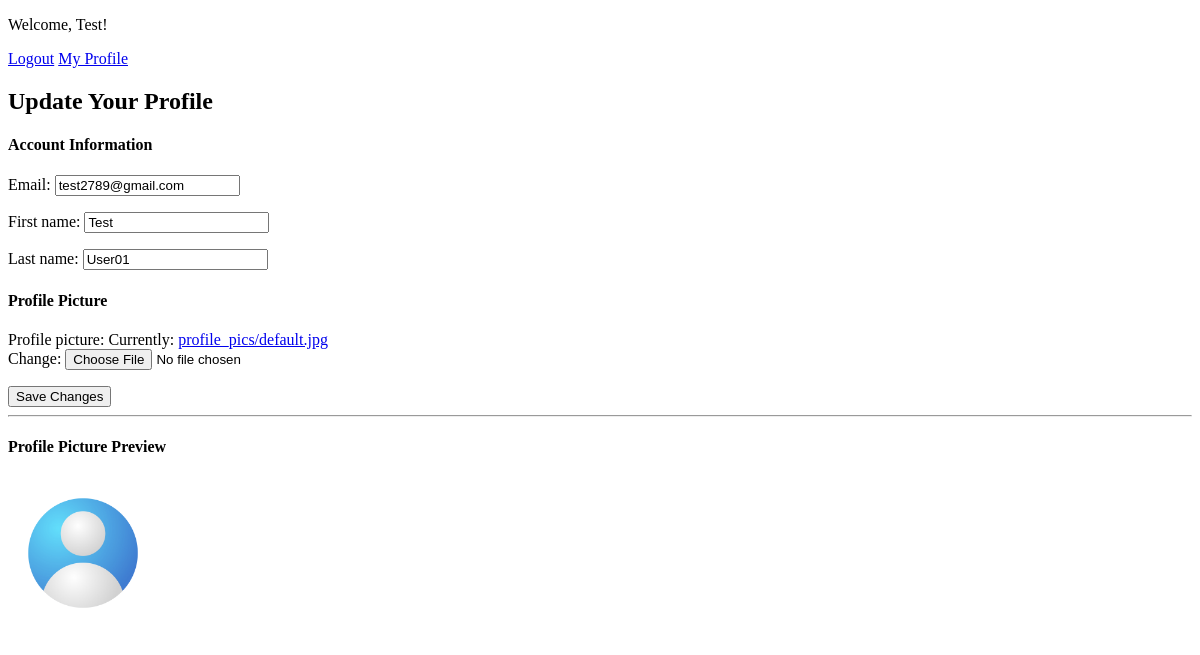
Page /users/profile/ (signed in) on the earlier database version.
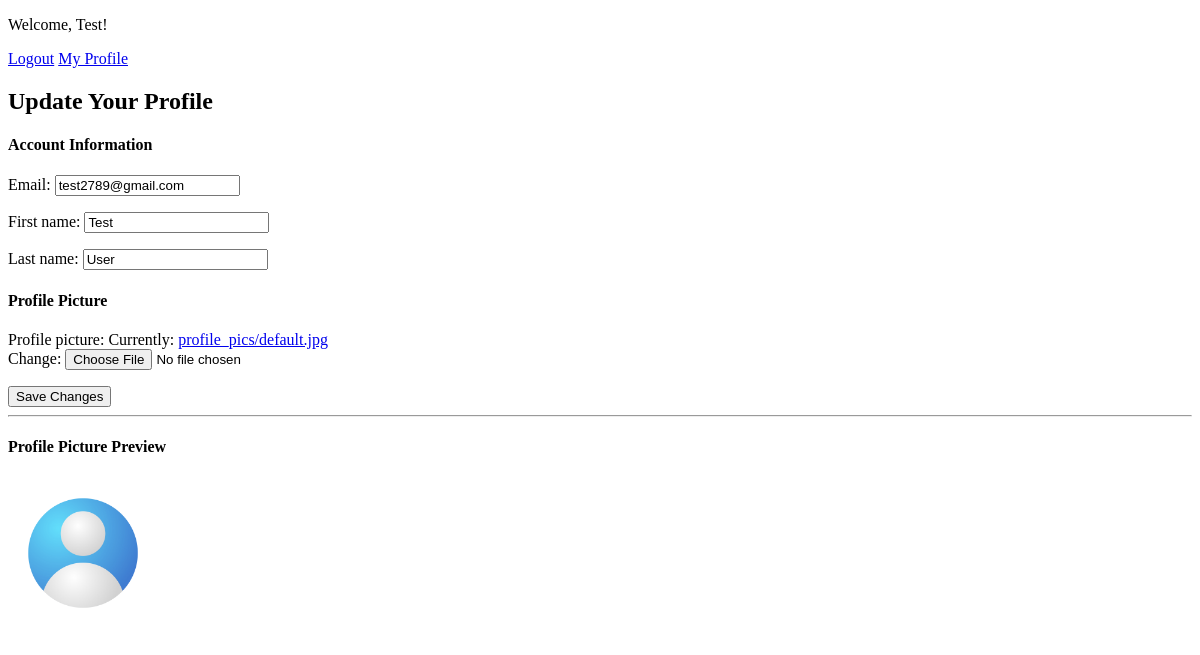
Same page on the later database version.
### users/models.py (models this page shows, shortened)
class CustomUser(AbstractBaseUser, PermissionsMixin):
    email = models.EmailField(unique=True)
    first_name = models.CharField(max_length=50)
    last_name = models.CharField(max_length=50)
    is_active = models.BooleanField(default=False)
    is_staff = models.BooleanField(default=False)
    date_joined = models.DateTimeField(auto_now_add=True)
    role = models.CharField(max_length=20, choices=[
        ('student', 'Student'),
        ('admin', 'Admin'),
    ], default='student')
    otp = models.CharField(max_length=6, null=True, blank=True)
    otp_created_at = models.DateTimeField(null=True, blank=True)
    objects = CustomUserManager()
    USERNAME_FIELD = 'email'
    REQUIRED_FIELDS = ['first_name', 'last_name']

class Profile(models.Model):
    user = models.OneToOneField(CustomUser, on_delete=models.CASCADE, related_name='profile')
    bio = models.TextField(blank=True, null=True)
    profile_picture = models.ImageField(upload_to="profile_pics/", default="profile_pics/default.jpg")

### users/views.py (the view)
# urls.py: path("profile/", views.profile, name="profile"),
@login_required
def profile(request):
    if not hasattr(request.user, 'profile'):
        Profile.objects.get_or_create(user=request.user)
    if request.method == "POST":
        user_form = UserUpdateForm(request.POST, instance=request.user)
        profile_form = ProfileUpdateForm(request.POST, request.FILES, instance=request.user.profile)
        if user_form.is_valid() and profile_form.is_valid():
            user_form.save()
            profile_form.save()
            messages.success(request, "Your profile has been successfully updated!")
            return redirect("profile")
        else:
            messages.error(request, "Please correct the errors below.")
    else:
        user_form = UserUpdateForm(instance=request.user)
        profile_form = ProfileUpdateForm(instance=request.user.profile)
    context = {
        "user_form": user_form,
        "profile_form": profile_form,
    }
    return render(request, "users/profile.html", context)

### users/forms.py
class UserUpdateForm(forms.ModelForm):
    class Meta:
        model = CustomUser
        fields = ["email", "first_name", "last_name"]

class ProfileUpdateForm(forms.ModelForm):
    class Meta:
        model = Profile
        fields = ['profile_picture']
        widgets = {
            'profile_picture': forms.ClearableFileInput(attrs={'class': 'form-control'})
        }

### users/templates/users/profile.html (shortened to what this page needs)
{% extends "base.html" %}
{% load static %}
{% block content %}
<h2>Update Your Profile</h2>
<form method="POST" enctype="multipart/form-data">
    <h4>Account Information</h4>
    {{ user_form.as_p }}
    <h4>Profile Picture</h4>
    {{ profile_form.as_p }}
    <button type="submit" class="btn btn-primary">Save Changes</button>
</form>
<hr>
<h4>Profile Picture Preview</h4>
{% if request.user.profile.profile_picture %}
    <img src="{{ request.user.profile.profile_picture.url }}" alt="Profile Picture" style="width: 150px; height: 150px; border-radius: 50%;">
{% else %}
    <img src="/media/profile_pics/default.jpg" alt="Default Profile Picture" style="width: 150px; height: 150px; border-radius: 50%;">
{% endif %}
{% endblock %}

### notes/templates/base.html (shortened to what this page needs)
<!DOCTYPE html>
<html lang="en">
<head>
</head>
<body>
    <header>
        <nav>
            {% if user.is_authenticated %}
                <p>Welcome, {{ user.first_name }}!</p>
                <a href="{% url 'logout' %}">Logout</a>
                <a href="{% url 'profile' %}">My Profile</a>
            {% else %}
                <a href="{% url 'login' %}">Login</a>
                <a href="{% url 'register' %}">Register</a>
            {% endif %}
        </nav>
    </header>
    <main>
        {% block content %}{% endblock %}
    </main>
</body>
</html>

Differences in the rows shown:
changed CustomUser "Test": last_name "User01" → "User"
